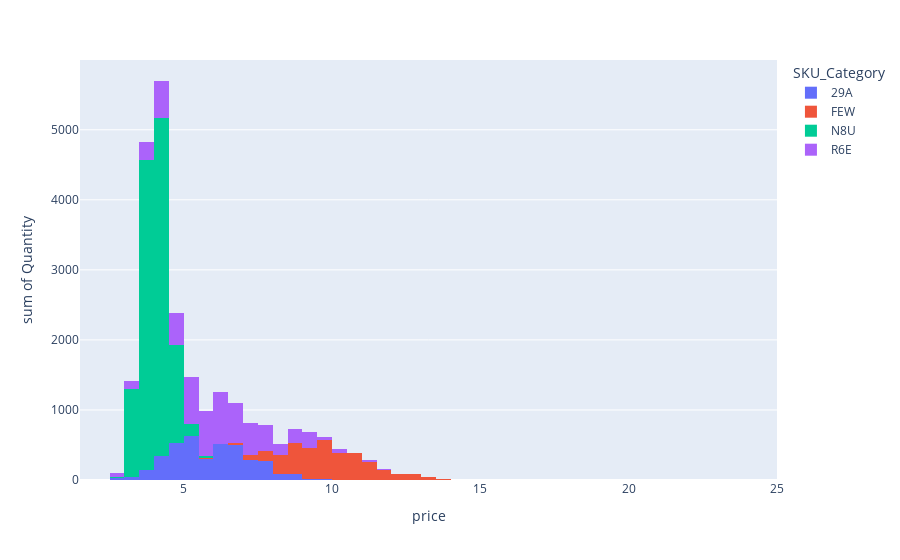

Notebook code cell kept with this figure:
### Code cell
px.histogram(df,x="price",y="Quantity",color="SKU_Category")

### Figure 1 — Plotly figure (JSON) as saved in the notebook; plotly's stock layout.template omitted (floating-point values rounded to 4 significant figures; data arrays with more than 128 entries replaced by an {"elided": "..."} marker saying what was removed)
{"data": [{"alignmentgroup": "True", "bingroup": "x", "histfunc": "sum", "hovertemplate": "SKU_Category=29A<br>price=%{x}<br>sum of Quantity=%{y}<extra></extra>", "legendgroup": "29A", "marker": {"color": "#636efa", "pattern": {"shape": ""}}, "name": "29A", "offsetgroup": "29A", "orientation": "v", "showlegend": true, "type": "histogram", "x": {"elided": "363 float values"}, "xaxis": "x", "y": {"elided": "363 int values"}, "yaxis": "y"}, {"alignmentgroup": "True", "bingroup": "x", "histfunc": "sum", "hovertemplate": "SKU_Category=FEW<br>price=%{x}<br>sum of Quantity=%{y}<extra></extra>", "legendgroup": "FEW", "marker": {"color": "#EF553B", "pattern": {"shape": ""}}, "name": "FEW", "offsetgroup": "FEW", "orientation": "v", "showlegend": true, "type": "histogram", "x": {"elided": "363 float values"}, "xaxis": "x", "y": {"elided": "363 int values"}, "yaxis": "y"}, {"alignmentgroup": "True", "bingroup": "x", "histfunc": "sum", "hovertemplate": "SKU_Category=N8U<br>price=%{x}<br>sum of Quantity=%{y}<extra></extra>", "legendgroup": "N8U", "marker": {"color": "#00cc96", "pattern": {"shape": ""}}, "name": "N8U", "offsetgroup": "N8U", "orientation": "v", "showlegend": true, "type": "histogram", "x": {"elided": "363 float values"}, "xaxis": "x", "y": {"elided": "363 int values"}, "yaxis": "y"}, {"alignmentgroup": "True", "bingroup": "x", "histfunc": "sum", "hovertemplate": "SKU_Category=R6E<br>price=%{x}<br>sum of Quantity=%{y}<extra></extra>", "legendgroup": "R6E", "marker": {"color": "#ab63fa", "pattern": {"shape": ""}}, "name": "R6E", "offsetgroup": "R6E", "orientation": "v", "showlegend": true, "type": "histogram", "x": {"elided": "363 float values"}, "xaxis": "x", "y": {"elided": "363 int values"}, "yaxis": "y"}], "layout": {"barmode": "relative", "legend": {"title": {"text": "SKU_Category"}, "tracegroupgap": 0}, "margin": {"t": 60}, "xaxis": {"anchor": "y", "domain": [0, 1], "title": {"text": "price"}}, "yaxis": {"anchor": "x", "domain": [0, 1], "title": {"text": "sum of Quantity"}}}}
